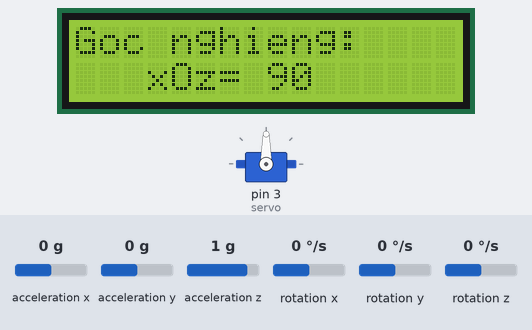
The sketch below on a simulated Arduino Uno, built with avr-gcc and run on an emulated ATmega328P. On the bench: servo, 16×2 character LCD. The inputs (shaded band) are chosen by the test bench; at power-on: acceleration y 0 g, acceleration x 0 g, acceleration z 1 g, rotation x 0 °/s, rotation y 0 °/s, rotation z 0 °/s. What the sketch prints to the serial monitor is not drawn.

Above: at 1.2 s.
1.3 s: acceleration y set to -1.4 g
At 1.6 s:
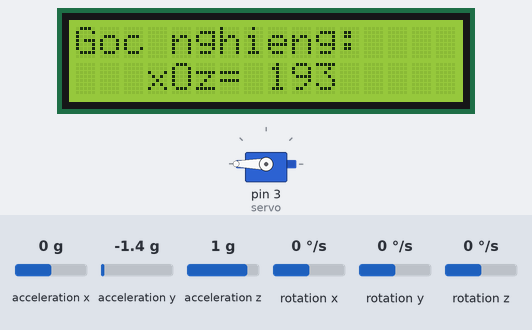
2.8 s: acceleration y set to -0.8 g
At 3.4 s:
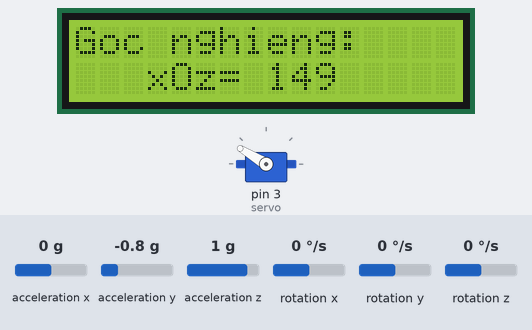
4.3 s: acceleration y set to 0.8 g
At 4.8 s:
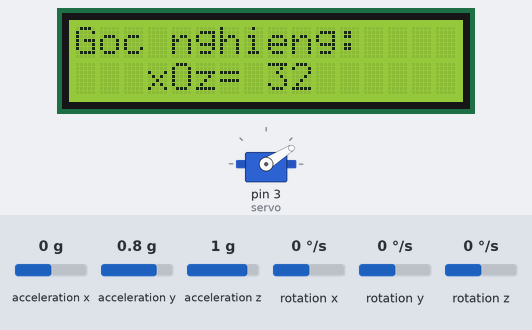
5.8 s: acceleration y set to 1.4 g
At 7.0 s:
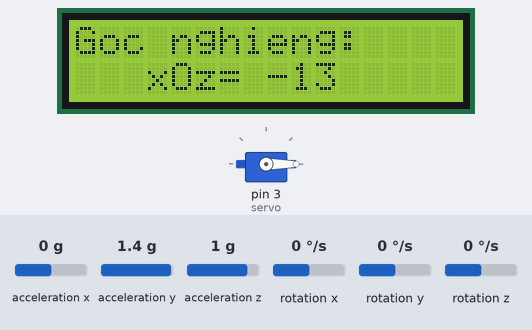
7.3 s: acceleration y set to 0 g
At 8.5 s:
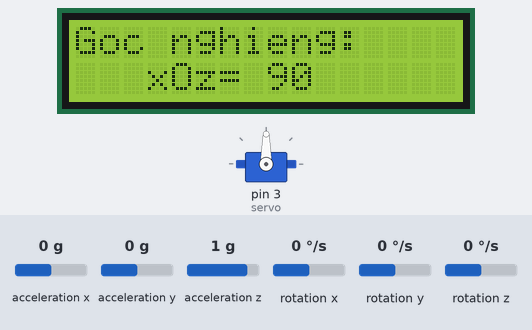
Timing chart, 0 to 9.8 s (numbered marks = the images above; inputs shaded):
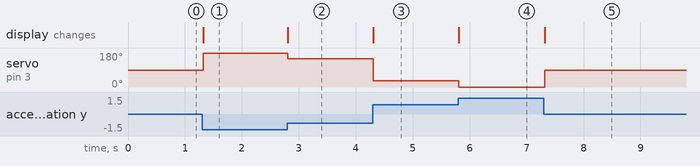

The sketch:

btlltnc.ino
```cpp
#include <Wire.h>
#include <Servo.h>
#include <LiquidCrystal_I2C.h>
#include <MPU6050.h>

Servo servo;
MPU6050 mpu;

// Địa chỉ I2C của mô-đun LCD của bạn
int lcdAddress = 0x27; // Thay đổi địa chỉ này cho phù hợp với mô-đun LCD của bạn (thường là 0x27 hoặc 0x3F)

// Khởi tạo thư viện LiquidCrystal_I2C với địa chỉ LCD và số cột và hàng
LiquidCrystal_I2C lcd(lcdAddress, 16, 2);

void setup() {
  Serial.begin(115200); // Giao tiếp Arduino với máy tính 115200bits mỗi giây
  servo.attach(3);
  Wire.begin();
  mpu.initialize();
  mpu.setFullScaleAccelRange(MPU6050_ACCEL_FS_8);
  mpu.setFullScaleGyroRange(MPU6050_GYRO_FS_500);

  lcd.init();
  lcd.backlight(); // Bật đèn nền
  lcd.setCursor(0, 0);
  lcd.print("Goc nghieng: ");
  lcd.setCursor(3, 1);
  lcd.print("xOz= ");
}

void loop() {
  // Đọc giá trị gia tốc từ cảm biến
  int16_t ax, ay, az;
  mpu.getAcceleration(&ax, &ay, &az);
  int value = ay;
  value = map(value, -5000, 5000, 180, 0); // Điều chỉnh phạm vi giá trị tùy thuộc vào cụm cảm biến MPU6050
  servo.write(value);
  char valueString[6]; // Định dạng chuỗi có thể chứa tối đa 5 chữ số và ký tự kết thúc chuỗi ('\0')
  sprintf(valueString, "%-3d", value); // Định dạng giá trị với chiều dài là 3, căn trái

  lcd.setCursor(8, 1); // Đặt con trỏ tới vị trí giá trị trục Y
  lcd.print(valueString);
  //Serial.println(X);
  Serial.println(value);
  //Serial.println(Z);
  delay(15);
}
```

Measured:
- after the input at 1.3 s, servo on pin 3 (servo): 90° → 180° at once; the display: changes at once (image 1)
- after the input at 2.8 s, servo on pin 3 (servo): 180° → 149° at once; the display: changes at once (image 2)
- after the input at 4.3 s, servo on pin 3 (servo): 149° → 32° at once; the display: changes at once (image 3)
- after the input at 5.8 s, servo on pin 3 (servo): 32° → 0° at once; the display: changes at once (image 4)
- after the input at 7.3 s, servo on pin 3 (servo): 0° → 90° at once; the display: changes at once (image 5)
